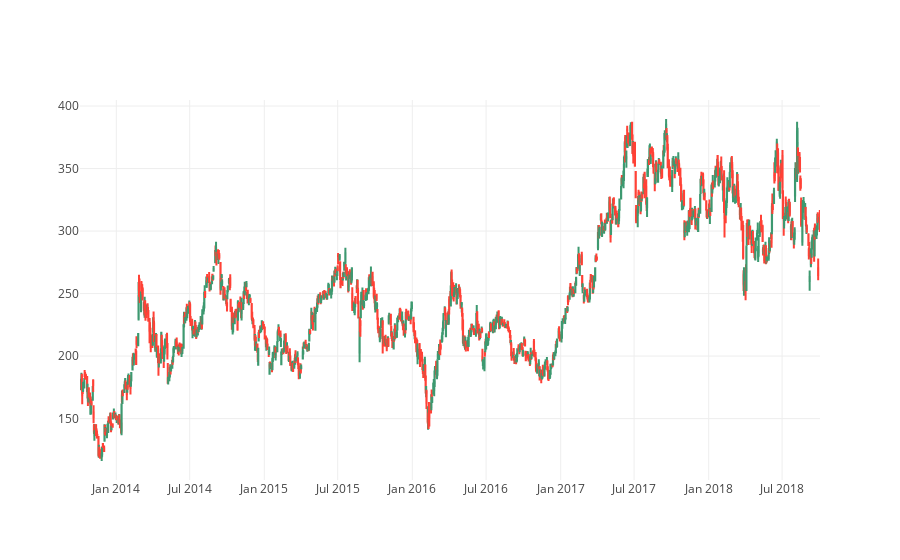

Notebook source saved alongside this figure:
### Code cell
trace = go.Candlestick(x=df_tesla.index,
                       open=df_tesla.open,
                       high=df_tesla.high,
                       low=df_tesla.low,
                       close=df_tesla.close)

layout = go.Layout(
        xaxis = dict(
        rangeslider = dict(
            visible = False
        )
    )
)

data = [trace]

fig = go.Figure(data=data,layout=layout)
iplot(fig, filename='tesla_candelStick')

### Figure 1 — Plotly figure (JSON) as saved in the notebook; plotly's stock layout.template omitted (floating-point values rounded to 4 significant figures; data arrays with more than 128 entries replaced by an {"elided": "..."} marker saying what was removed)
{"data": [{"close": {"elided": "1258 float values"}, "high": {"elided": "1258 float values"}, "low": {"elided": "1258 float values"}, "open": {"elided": "1258 float values"}, "type": "candlestick", "uid": "ccc1d6ca-c705-11e8-a276-acde48001122", "x": {"elided": "1258 str values"}}], "layout": {"xaxis": {"rangeslider": {"visible": false}}}}
